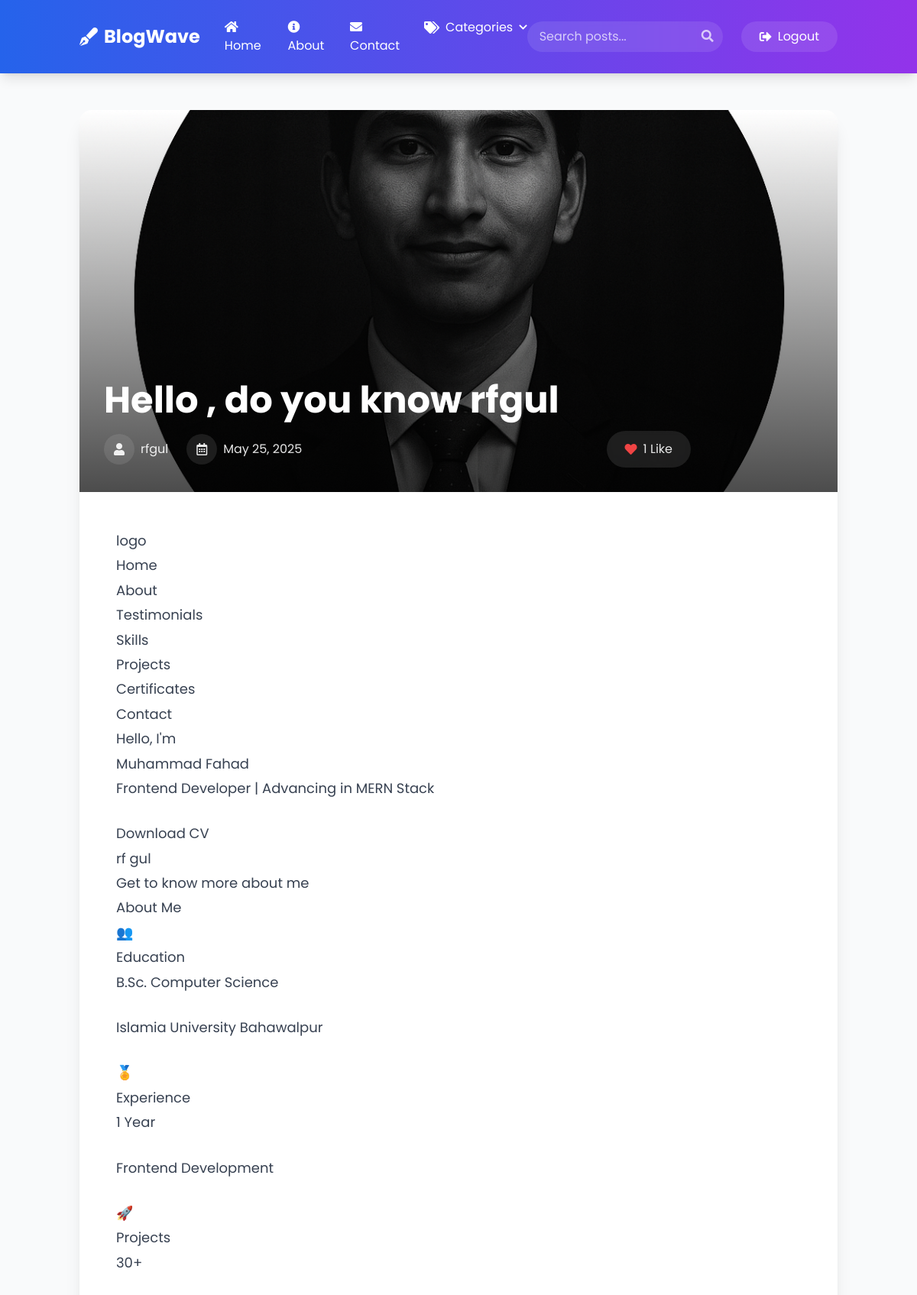
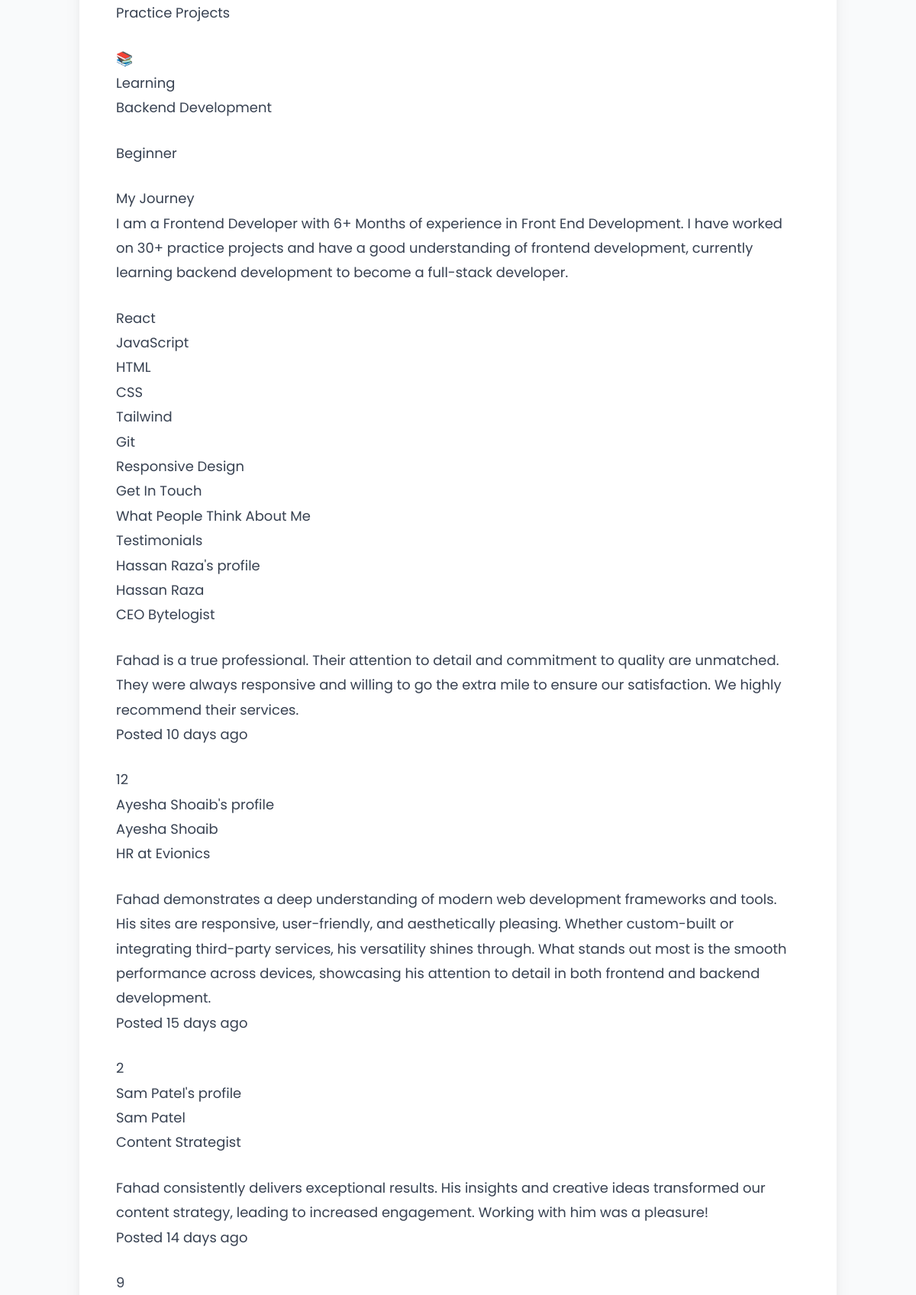
The page /post/2/ (signed in, upper part) on the database its author committed (2 pictures, top to bottom).
### myapp/models.py (models this page shows, shortened)
class Post(models.Model):
    title = models.CharField(max_length=200)
    description = models.TextField()
    image = models.ImageField(upload_to='posts/', blank=True, null=True)
    created_at = models.DateTimeField(auto_now_add=True)
    category = models.ForeignKey(Category, on_delete=models.CASCADE, related_name='posts')
    author = models.ForeignKey(User, on_delete=models.CASCADE, related_name='posts')
    class Meta:
        ordering = ['-created_at']

### myapp/views.py (the view)
# urls.py: path('post/<int:post_id>/', views.post_detail, name='post_detail'),
@login_required
def post_detail(request, post_id):
    post = get_object_or_404(Post, id=post_id)
    user_has_liked = Like.objects.filter(user=request.user, post=post).exists()
    return render(request, 'post_detail.html', {
        'post': post,
        'user_has_liked': user_has_liked
    })

### myapp/templates/post_detail.html (shortened to what this page needs)
{% extends 'base.html' %}
{% block content %}
<div class="max-w-5xl mx-auto px-4 py-12">
    <article class="bg-white rounded-2xl shadow-xl overflow-hidden mb-12">
        <div class="relative h-[500px]">
            {% if post.image %}
            <img src="{{ post.image.url }}" alt="{{ post.title }}" class="w-full h-full object-cover">
            {% else %}
            <div class="w-full h-full bg-gradient-to-br from-blue-500 to-purple-600 flex items-center justify-center">
                <i class="fas fa-newspaper text-white/30 text-8xl"></i>
            </div>
            {% endif %}
            <div class="absolute inset-0 bg-gradient-to-t from-black/70 to-transparent"></div>
            <div class="absolute bottom-0 left-0 right-0 p-8 text-white">
                <div class="max-w-3xl">
                    <h1 class="text-4xl md:text-5xl font-bold mb-4">{{ post.title }}</h1>
                    <div class="flex flex-wrap items-center gap-6 text-white/90">
                        <span class="flex items-center">
                            <div class="w-10 h-10 rounded-full bg-white/10 backdrop-blur-sm flex items-center justify-center mr-2">
                                <i class="fas fa-user"></i>
                            </div>
                            {{ post.author }}
                        </span>
                        <span class="flex items-center">
                            <div class="w-10 h-10 rounded-full bg-white/10 backdrop-blur-sm flex items-center justify-center mr-2">
                                <i class="far fa-calendar-alt"></i>
                            </div>
                            {{ post.created_at|date }}
                        </span>
                        <form method="POST" action="{% url 'like_post' post.id %}" class="ml-auto">
                            <button type="submit"
                                class="group flex items-center px-6 py-3 rounded-full bg-white/10 backdrop-blur-sm hover:bg-white/20 transition-all">
                                <i class="fas fa-heart text-red-500 group-hover:scale-110 transition-transform mr-2"></i>
                                <span>{{ post.likes.count }} Like{{ post.likes.count|pluralize }}</span>
                            </button>
                        </form>
                    </div>
                </div>
            </div>
        </div>
        <div class="p-8 md:p-12">
            <div class="prose max-w-none text-gray-700 text-lg leading-relaxed">
                {{ post.description|linebreaks }}
            </div>
        </div>
    </article>
</div>
{% endblock %}

### myapp/templates/base.html (shortened to what this page needs)
<!DOCTYPE html>
<html lang="en">
<head>
    <script src="https://cdn.tailwindcss.com"></script>
    <link rel="stylesheet" href="https://cdnjs.cloudflare.com/ajax/libs/font-awesome/5.15.4/css/all.min.css">
</head>
<body class="flex flex-col min-h-screen bg-gray-50">
    {% if request.path != '/login/' and request.path != '/' %}
    <nav class="bg-gradient-to-r from-blue-600 to-purple-600 text-white shadow-lg sticky top-0 z-50 backdrop-blur-lg bg-opacity-95">
        <div class="container mx-auto px-4 py-4">
            <div class="flex justify-between items-center">
                <div class="flex items-center space-x-8">
                    <a href="{% url 'home' %}" class="text-2xl font-bold flex items-center space-x-2 hover:opacity-90 transition-opacity">
                        <i class="fas fa-pen-fancy"></i>
                        <span>BlogWave</span>
                    </a>
                    <div class="hidden md:flex space-x-8">
                        <a href="{% url 'home' %}" class="nav-link-hover py-2">
                            <i class="fas fa-home mr-2"></i> Home
                        </a>
                        <a href="{% url 'about' %}" class="nav-link-hover py-2">
                            <i class="fas fa-info-circle mr-2"></i> About
                        </a>
                        <a href="{% url 'contact' %}" class="nav-link-hover py-2">
                            <i class="fas fa-envelope mr-2"></i> Contact
                        </a>
                        <div class="relative group">
                            <button class="nav-link-hover py-2 flex items-center">
                                <i class="fas fa-tags mr-2"></i> Categories
                                <i class="fas fa-chevron-down ml-2 text-xs group-hover:rotate-180 transition-transform"></i>
                            </button>
                        </div>
                    </div>
                </div>
                <div class="flex items-center space-x-6">
                    <form action="{% url 'search_posts' %}" method="GET" class="relative">
                        <input type="search" name="q" placeholder="Search posts..."
                            class="w-64 py-2 px-4 pr-10 rounded-full bg-white/10 backdrop-blur-sm text-white placeholder-white/70 focus:outline-none focus:ring-2 focus:ring-white/50 transition-all">
                        <button type="submit" class="absolute right-3 top-1/2 transform -translate-y-1/2 text-white/70 hover:text-white">
                            <i class="fas fa-search"></i>
                        </button>
                    </form>
                    {% if user.is_authenticated %}
                    <a href="{% url 'logout' %}"
                       class="flex items-center px-6 py-2 rounded-full bg-white/10 hover:bg-white/20 transition-all">
                        <i class="fas fa-sign-out-alt mr-2"></i>
                        <span>Logout</span>
                    </a>
                    {% endif %}
                </div>
            </div>
        </div>
    </nav>
    {% endif %}
    <main class="flex-grow">
        {% block content %}
        {% endblock %}
    </main>
</body>
</html>

### myapp/templates/base.html (style rules this page uses)
body { font-family: 'Poppins', sans-serif; }
.nav-link-hover { @apply relative after:absolute after:bottom-0 after:left-0 after:h-0.5 after:w-0 after:bg-white after:transition-all after:duration-300 hover:after:w-full; }

### myapp/templates/post_detail.html (style rules this page uses)
.prose { line-height: 1.8; }
.prose p { margin-bottom: 1.5em; }

### rows shown on the page
Post: image (picture), title "Hello , do you know rfgul", author "rfgul", created_at "May 25, 2025", likes.count "1", description "logo Home About Testimonials Skills Projects Certificates Contact Hello, I'm Muhammad Fahad Frontend Developer | Advancing in MERN Stack Download CV rf gul Get to know more about me About Me 👥 Education B.Sc. Computer Science Islamia University Bahawalpur 🏅 Experience 1 Year Frontend Development 🚀 Projects 30+ Practice Projects 📚 Learning Backend Development Beginner My Journey I am a Frontend Developer with 6+ Months of experience in Front End Development. I have worked on 30+ practice projects and have a good understanding of frontend development, currently learning backend development to become a full-stack developer. React JavaScript HTML CSS Tailwind Git Responsive Design Get In Touch…"
